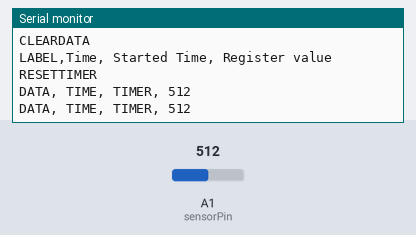
A sketch run on a simulated Arduino Uno, built with avr-gcc and run on an emulated ATmega328P. Parts: the last lines printed to the serial monitor. Inputs (shaded band) come from the test bench; at power-on: A1 (sensorPin) = 512.

Above: at 2.3 s.
2.4 s: A1 (sensorPin) set to 716
At 3.9 s:
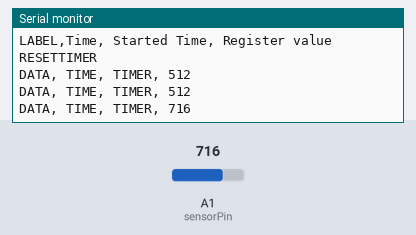
4.5 s: A1 (sensorPin) set to 900
At 5.1 s:
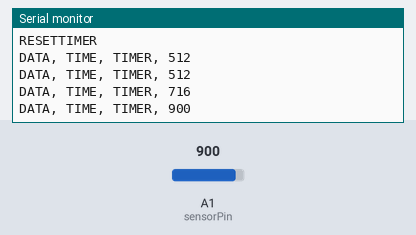
Timing chart, 0 to 7.5 s (numbered marks = the images above; inputs shaded):
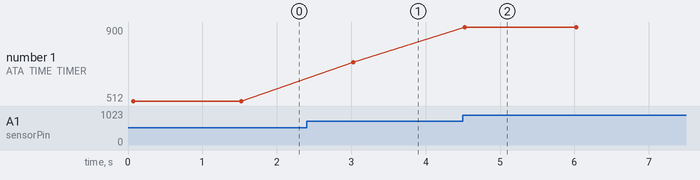

Measured:
- after the input at 2.4 s, the serial monitor: prints a new line after 0.63 s (image 1)
- after the input at 4.5 s, the serial monitor: prints a new line at once (image 2)
- plotted number 1: 512 → 716 after the input at 2.4 s, 716 → 900 after the input at 4.5 s

The sketch:

PLX-DAQ.ino
```cpp
int sensorPin = A1;

void setup() {
  Serial.begin(9600);
  Serial.println("CLEARDATA");
  Serial.println("LABEL,Time, Started Time, Register value");
  Serial.println("RESETTIMER");
}

void loop() {
  int sensorValue = analogRead(sensorPin);
  Serial.print("DATA, TIME, TIMER, ");
  Serial.println(sensorValue);
  delay(1500);
}
```
